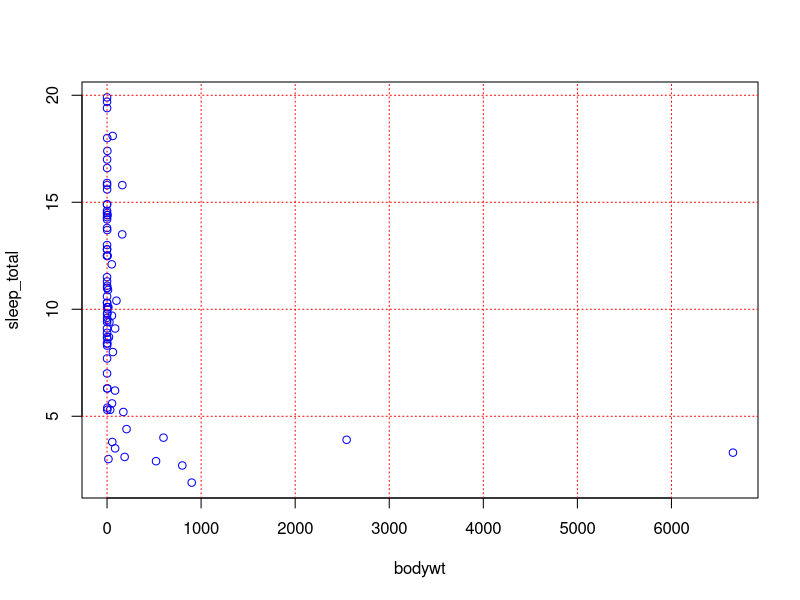
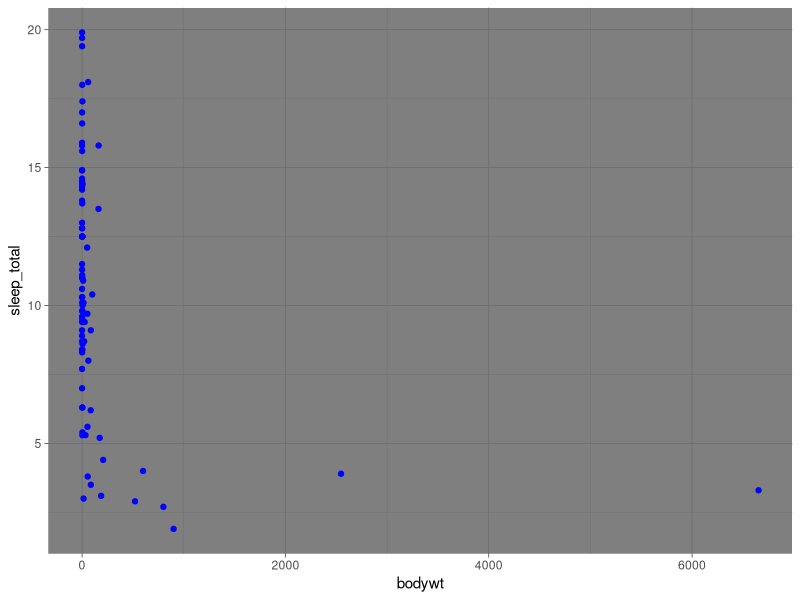

Recreate these plots in R, in order.
library(tidyverse)
library(ggplot2)

data()
data("msleep")

head(msleep)
tail(msleep)
dim(msleep)

names(msleep)
?msleep

#Dans R-base
attach(msleep)
plot(bodywt, sleep_total, psch = 20, col = "blue")
grid(col = "red")

#Dans ggplot2
ggplot(msleep, aes(x = bodywt, y = sleep_total)) +
  geom_point(col = "blue")+
  theme_dark()






